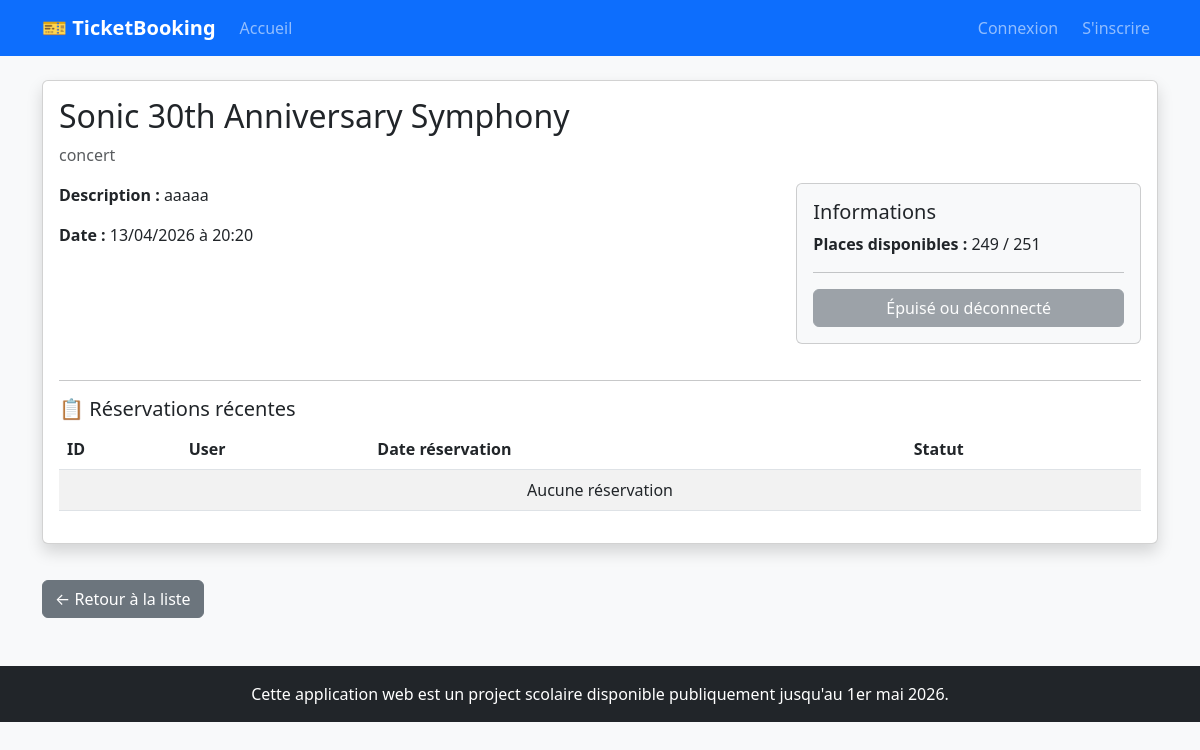
/events/view/1, run on the app's committed database.
### app/models/event.py (models this page shows, shortened)
class Event(db.Model):
    __tablename__ = 'events'
    id = db.Column(db.Integer, primary_key=True)
    titre = db.Column(db.String(150), nullable=True)
    date = db.Column(db.DateTime, nullable=True)
    description = db.Column(db.Text, nullable=True)
    capacite = db.Column(db.Integer, nullable=True)
    categorie = db.Column(db.String(50), nullable=True)

### app/routes/event_routes.py (the view)
@event_bp.route("/view/<int:id>")
def view(id):
    event = Event.query.get_or_404(id)
    reservations = Booking.query.filter_by(event_id=id).all()
    places_dispo = event.capacite - len(reservations)
    return render_template("events/view.html", event=event, places_dispo=places_dispo)

### app/templates/events/view.html (shortened to what this page needs)
{% extends "base.html" %}
{% block content %}
<div class="card shadow">
    <div class="card-body">
        <h2 class="card-title">{{ event.titre }}</h2>
        <p class="text-muted">{{ event.categorie }}</p>
        <div class="row">
            <div class="col-md-8">
                <p><strong>Description :</strong> {{ event.description }}</p>
                <p><strong>Date :</strong> {{ event.date.strftime('%d/%m/%Y à %H:%M') }}</p>
            </div>
            <div class="col-md-4">
                <div class="card bg-light">
                    <div class="card-body">
                        <h5>Informations</h5>
                        <p><strong>Places disponibles :</strong> {{ places_dispo }} / {{ event.capacite }}</p>
                        <hr>
                        {% if current_user.is_authenticated and places_dispo > 0 %}
                        <a href="{{ url_for('booking.create', event_id=event.id) }}" class="btn btn-success w-100">Réserver un billet</a>
                        {% else %}
                        <button class="btn btn-secondary w-100" disabled>Épuisé ou déconnecté</button>
                        {% endif %}
                    </div>
                </div>
            </div>
        </div>
        <hr>
        <h5>📋 Réservations récentes</h5>
        <table class="table table-striped">
            <thead>
                <tr>
                    <th>ID</th>
                    <th>User</th>
                    <th>Date réservation</th>
                    <th>Statut</th>
                </tr>
            </thead>
            <tbody>
                {% for booking in reservations %}
                <tr>
                    <td>{{ booking.id }}</td>
                    <td>{{ booking.user.nom }}</td>
                    <td>{{ booking.date_reservation.strftime('%d/%m/%Y') }}</td>
                    <td><span class="badge bg-{{ 'success' if booking.statut == 'confirmé' else 'danger' }}">{{ booking.statut }}</span></td>
                </tr>
                {% else %}
                <tr><td colspan="4" class="text-center">Aucune réservation</td></tr>
                {% endfor %}
            </tbody>
        </table>
    </div>
</div>
<a href="{{ url_for('event.index') }}" class="btn btn-secondary mt-3">← Retour à la liste</a>
{% endblock %}

### app/templates/base.html (style rules this page uses)
body { background-color: #f8f9fa; }
.card { margin-bottom: 20px; }

### data on the page
Event: titre "Sonic 30th Anniversary Symphony", categorie "concert", description "aaaaa", date "13/04/2026 à 20:20", capacite "251"

### other printed values
{{ places_dispo }} "249"
